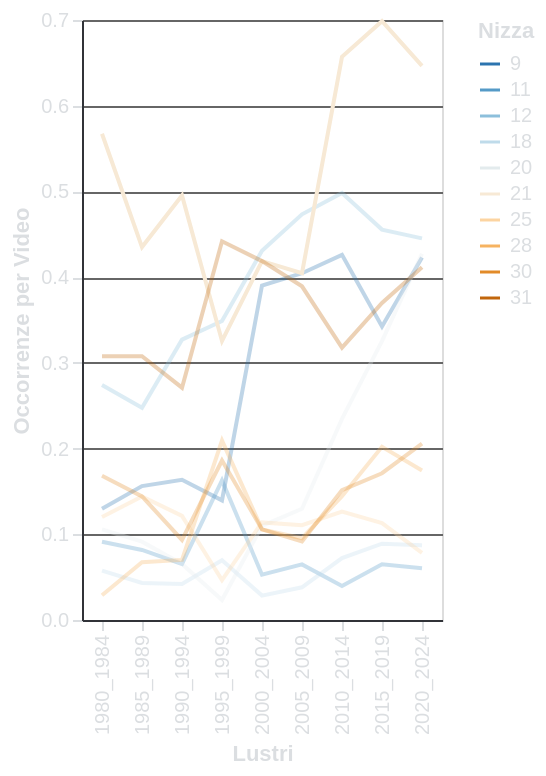

Express this chart as Vega-Lite.
### Vega-Lite specification from a JSON file in a GitHub repository (floating-point values rounded to 4 significant figures)
{"config": {"background": "transparent", "title": {"color": "#DBDEE1", "fontSize": 16}, "axis": {"domainColor": "#313338", "gridColor": "#666666", "tickColor": "#DBDEE1", "titleColor": "#DBDEE1", "labelColor": "#DBDEE1"}, "legend": {"labelColor": "#DBDEE1", "titleColor": "#DBDEE1"}}, "data": {"name": "data-3a41a3cf5e7c8bb83f643b38a96baf67"}, "mark": {"type": "line"}, "encoding": {"color": {"field": "Nizza", "scale": {"scheme": "blueorange", "type": "quantize"}, "title": "Nizza", "type": "nominal"}, "opacity": {"condition": {"param": "param_69", "value": 1}, "value": 0.3}, "tooltip": [{"field": "Nizza", "title": "Classe di Nizza", "type": "nominal"}, {"field": "Description", "title": "Descrizione della Classe", "type": "nominal"}], "x": {"field": "lustro", "title": "Lustri", "type": "ordinal"}, "y": {"field": "normalized_counts", "title": "Occorrenze per Video", "type": "quantitative"}}, "height": "container", "params": [{"name": "param_69", "select": {"type": "point", "fields": ["Nizza"]}, "bind": {"input": "select", "options": [21.0, 12.0, 31.0, 9.0, 20.0, 30.0, 28.0, 25.0, 11.0, 18.0], "name": "Seleziona Classe di Nizza: "}, "value": 21.0}, {"name": "param_70", "select": {"type": "interval", "encodings": []}, "bind": "scales"}], "width": "container", "$schema": "https://vega.github.io/schema/vega-lite/v5.8.0.json", "datasets": {"data-3a41a3cf5e7c8bb83f643b38a96baf67": [{"lustro": "1980_1984", "Nizza": 9.0, "Description": "apparecchi e strumenti per scopi scientifici o di ricerca, apparecchi audiovisivi e di tecnologia dell'informazione, nonché attrezzature per la sicurezza e il salvataggio di vite", "counts": 27, "num_videos": 208, "normalized_counts": 0.1298}, {"lustro": "1980_1984", "Nizza": 11.0, "Description": "apparecchi e installazioni per il controllo ambientale", "counts": 19, "num_videos": 208, "normalized_counts": 0.09135}, {"lustro": "1980_1984", "Nizza": 12.0, "Description": "veicoli e apparecchi per il trasporto di persone o merci via terra, aria o acqua", "counts": 57, "num_videos": 208, "normalized_counts": 0.274}, {"lustro": "1980_1984", "Nizza": 18.0, "Description": "pelle, imitazioni di pelle e alcuni beni fatti di quei materiali", "counts": 12, "num_videos": 208, "normalized_counts": 0.05769}, {"lustro": "1980_1984", "Nizza": 20.0, "Description": "mobili e loro parti", "counts": 22, "num_videos": 208, "normalized_counts": 0.1058}, {"lustro": "1980_1984", "Nizza": 21.0, "Description": "piccoli utensili e apparecchi a mano per uso domestico e da cucina", "counts": 118, "num_videos": 208, "normalized_counts": 0.5673}, {"lustro": "1980_1984", "Nizza": 25.0, "Description": "abbigliamento, calzature e copricapi per esseri umani", "counts": 25, "num_videos": 208, "normalized_counts": 0.1202}, {"lustro": "1980_1984", "Nizza": 28.0, "Description": "giocattoli, apparecchi per giocare, attrezzature sportive, articoli per il divertimento e la novità", "counts": 6, "num_videos": 208, "normalized_counts": 0.02885}, {"lustro": "1980_1984", "Nizza": 30.0, "Description": "alimenti di origine vegetale, ad eccezione di frutta e verdura, preparati o conservati per il consumo, nonché ausiliari destinati al miglioramento del sapore degli alimenti", "counts": 35, "num_videos": 208, "normalized_counts": 0.1683}, {"lustro": "1980_1984", "Nizza": 31.0, "Description": "prodotti terrestri e marini non sottoposti ad alcuna forma di preparazione per il consumo, animali vivi e piante, nonché alimenti per animali", "counts": 64, "num_videos": 208, "normalized_counts": 0.3077}, {"lustro": "1985_1989", "Nizza": 9.0, "Description": "apparecchi e strumenti per scopi scientifici o di ricerca, apparecchi audiovisivi e di tecnologia dell'informazione, nonché attrezzature per la sicurezza e il salvataggio di vite", "counts": 65, "num_videos": 416, "normalized_counts": 0.1562}, {"lustro": "1985_1989", "Nizza": 11.0, "Description": "apparecchi e installazioni per il controllo ambientale", "counts": 34, "num_videos": 416, "normalized_counts": 0.08173}, {"lustro": "1985_1989", "Nizza": 12.0, "Description": "veicoli e apparecchi per il trasporto di persone o merci via terra, aria o acqua", "counts": 103, "num_videos": 416, "normalized_counts": 0.2476}, {"lustro": "1985_1989", "Nizza": 18.0, "Description": "pelle, imitazioni di pelle e alcuni beni fatti di quei materiali", "counts": 18, "num_videos": 416, "normalized_counts": 0.04327}, {"lustro": "1985_1989", "Nizza": 20.0, "Description": "mobili e loro parti", "counts": 38, "num_videos": 416, "normalized_counts": 0.09135}, {"lustro": "1985_1989", "Nizza": 21.0, "Description": "piccoli utensili e apparecchi a mano per uso domestico e da cucina", "counts": 181, "num_videos": 416, "normalized_counts": 0.4351}, {"lustro": "1985_1989", "Nizza": 25.0, "Description": "abbigliamento, calzature e copricapi per esseri umani", "counts": 60, "num_videos": 416, "normalized_counts": 0.1442}, {"lustro": "1985_1989", "Nizza": 28.0, "Description": "giocattoli, apparecchi per giocare, attrezzature sportive, articoli per il divertimento e la novità", "counts": 28, "num_videos": 416, "normalized_counts": 0.06731}, {"lustro": "1985_1989", "Nizza": 30.0, "Description": "alimenti di origine vegetale, ad eccezione di frutta e verdura, preparati o conservati per il consumo, nonché ausiliari destinati al miglioramento del sapore degli alimenti", "counts": 60, "num_videos": 416, "normalized_counts": 0.1442}, {"lustro": "1985_1989", "Nizza": 31.0, "Description": "prodotti terrestri e marini non sottoposti ad alcuna forma di preparazione per il consumo, animali vivi e piante, nonché alimenti per animali", "counts": 128, "num_videos": 416, "normalized_counts": 0.3077}, {"lustro": "1990_1994", "Nizza": 9.0, "Description": "apparecchi e strumenti per scopi scientifici o di ricerca, apparecchi audiovisivi e di tecnologia dell'informazione, nonché attrezzature per la sicurezza e il salvataggio di vite", "counts": 35, "num_videos": 214, "normalized_counts": 0.1636}, {"lustro": "1990_1994", "Nizza": 11.0, "Description": "apparecchi e installazioni per il controllo ambientale", "counts": 14, "num_videos": 214, "normalized_counts": 0.06542}, {"lustro": "1990_1994", "Nizza": 12.0, "Description": "veicoli e apparecchi per il trasporto di persone o merci via terra, aria o acqua", "counts": 70, "num_videos": 214, "normalized_counts": 0.3271}, {"lustro": "1990_1994", "Nizza": 18.0, "Description": "pelle, imitazioni di pelle e alcuni beni fatti di quei materiali", "counts": 9, "num_videos": 214, "normalized_counts": 0.04206}, {"lustro": "1990_1994", "Nizza": 20.0, "Description": "mobili e loro parti", "counts": 14, "num_videos": 214, "normalized_counts": 0.06542}, {"lustro": "1990_1994", "Nizza": 21.0, "Description": "piccoli utensili e apparecchi a mano per uso domestico e da cucina", "counts": 106, "num_videos": 214, "normalized_counts": 0.4953}, {"lustro": "1990_1994", "Nizza": 25.0, "Description": "abbigliamento, calzature e copricapi per esseri umani", "counts": 26, "num_videos": 214, "normalized_counts": 0.1215}, {"lustro": "1990_1994", "Nizza": 28.0, "Description": "giocattoli, apparecchi per giocare, attrezzature sportive, articoli per il divertimento e la novità", "counts": 15, "num_videos": 214, "normalized_counts": 0.07009}, {"lustro": "1990_1994", "Nizza": 30.0, "Description": "alimenti di origine vegetale, ad eccezione di frutta e verdura, preparati o conservati per il consumo, nonché ausiliari destinati al miglioramento del sapore degli alimenti", "counts": 20, "num_videos": 214, "normalized_counts": 0.09346}, {"lustro": "1990_1994", "Nizza": 31.0, "Description": "prodotti terrestri e marini non sottoposti ad alcuna forma di preparazione per il consumo, animali vivi e piante, nonché alimenti per animali", "counts": 58, "num_videos": 214, "normalized_counts": 0.271}, {"lustro": "1995_1999", "Nizza": 9.0, "Description": "apparecchi e strumenti per scopi scientifici o di ricerca, apparecchi audiovisivi e di tecnologia dell'informazione, nonché attrezzature per la sicurezza e il salvataggio di vite", "counts": 6, "num_videos": 43, "normalized_counts": 0.1395}, {"lustro": "1995_1999", "Nizza": 11.0, "Description": "apparecchi e installazioni per il controllo ambientale", "counts": 7, "num_videos": 43, "normalized_counts": 0.1628}, {"lustro": "1995_1999", "Nizza": 12.0, "Description": "veicoli e apparecchi per il trasporto di persone o merci via terra, aria o acqua", "counts": 15, "num_videos": 43, "normalized_counts": 0.3488}, {"lustro": "1995_1999", "Nizza": 18.0, "Description": "pelle, imitazioni di pelle e alcuni beni fatti di quei materiali", "counts": 3, "num_videos": 43, "normalized_counts": 0.06977}, {"lustro": "1995_1999", "Nizza": 20.0, "Description": "mobili e loro parti", "counts": 1, "num_videos": 43, "normalized_counts": 0.02326}, {"lustro": "1995_1999", "Nizza": 21.0, "Description": "piccoli utensili e apparecchi a mano per uso domestico e da cucina", "counts": 14, "num_videos": 43, "normalized_counts": 0.3256}, {"lustro": "1995_1999", "Nizza": 25.0, "Description": "abbigliamento, calzature e copricapi per esseri umani", "counts": 2, "num_videos": 43, "normalized_counts": 0.04651}, {"lustro": "1995_1999", "Nizza": 28.0, "Description": "giocattoli, apparecchi per giocare, attrezzature sportive, articoli per il divertimento e la novità", "counts": 9, "num_videos": 43, "normalized_counts": 0.2093}, {"lustro": "1995_1999", "Nizza": 30.0, "Description": "alimenti di origine vegetale, ad eccezione di frutta e verdura, preparati o conservati per il consumo, nonché ausiliari destinati al miglioramento del sapore degli alimenti", "counts": 8, "num_videos": 43, "normalized_counts": 0.186}, {"lustro": "1995_1999", "Nizza": 31.0, "Description": "prodotti terrestri e marini non sottoposti ad alcuna forma di preparazione per il consumo, animali vivi e piante, nonché alimenti per animali", "counts": 19, "num_videos": 43, "normalized_counts": 0.4419}, {"lustro": "2000_2004", "Nizza": 9.0, "Description": "apparecchi e strumenti per scopi scientifici o di ricerca, apparecchi audiovisivi e di tecnologia dell'informazione, nonché attrezzature per la sicurezza e il salvataggio di vite", "counts": 96, "num_videos": 246, "normalized_counts": 0.3902}, {"lustro": "2000_2004", "Nizza": 11.0, "Description": "apparecchi e installazioni per il controllo ambientale", "counts": 13, "num_videos": 246, "normalized_counts": 0.05285}, {"lustro": "2000_2004", "Nizza": 12.0, "Description": "veicoli e apparecchi per il trasporto di persone o merci via terra, aria o acqua", "counts": 106, "num_videos": 246, "normalized_counts": 0.4309}, {"lustro": "2000_2004", "Nizza": 18.0, "Description": "pelle, imitazioni di pelle e alcuni beni fatti di quei materiali", "counts": 7, "num_videos": 246, "normalized_counts": 0.02846}, {"lustro": "2000_2004", "Nizza": 20.0, "Description": "mobili e loro parti", "counts": 27, "num_videos": 246, "normalized_counts": 0.1098}, {"lustro": "2000_2004", "Nizza": 21.0, "Description": "piccoli utensili e apparecchi a mano per uso domestico e da cucina", "counts": 103, "num_videos": 246, "normalized_counts": 0.4187}, {"lustro": "2000_2004", "Nizza": 25.0, "Description": "abbigliamento, calzature e copricapi per esseri umani", "counts": 28, "num_videos": 246, "normalized_counts": 0.1138}, {"lustro": "2000_2004", "Nizza": 28.0, "Description": "giocattoli, apparecchi per giocare, attrezzature sportive, articoli per il divertimento e la novità", "counts": 26, "num_videos": 246, "normalized_counts": 0.1057}, {"lustro": "2000_2004", "Nizza": 30.0, "Description": "alimenti di origine vegetale, ad eccezione di frutta e verdura, preparati o conservati per il consumo, nonché ausiliari destinati al miglioramento del sapore degli alimenti", "counts": 26, "num_videos": 246, "normalized_counts": 0.1057}, {"lustro": "2000_2004", "Nizza": 31.0, "Description": "prodotti terrestri e marini non sottoposti ad alcuna forma di preparazione per il consumo, animali vivi e piante, nonché alimenti per animali", "counts": 103, "num_videos": 246, "normalized_counts": 0.4187}, {"lustro": "2005_2009", "Nizza": 9.0, "Description": "apparecchi e strumenti per scopi scientifici o di ricerca, apparecchi audiovisivi e di tecnologia dell'informazione, nonché attrezzature per la sicurezza e il salvataggio di vite", "counts": 106, "num_videos": 262, "normalized_counts": 0.4046}, {"lustro": "2005_2009", "Nizza": 11.0, "Description": "apparecchi e installazioni per il controllo ambientale", "counts": 17, "num_videos": 262, "normalized_counts": 0.06489}, {"lustro": "2005_2009", "Nizza": 12.0, "Description": "veicoli e apparecchi per il trasporto di persone o merci via terra, aria o acqua", "counts": 124, "num_videos": 262, "normalized_counts": 0.4733}, {"lustro": "2005_2009", "Nizza": 18.0, "Description": "pelle, imitazioni di pelle e alcuni beni fatti di quei materiali", "counts": 10, "num_videos": 262, "normalized_counts": 0.03817}, {"lustro": "2005_2009", "Nizza": 20.0, "Description": "mobili e loro parti", "counts": 34, "num_videos": 262, "normalized_counts": 0.1298}, {"lustro": "2005_2009", "Nizza": 21.0, "Description": "piccoli utensili e apparecchi a mano per uso domestico e da cucina", "counts": 106, "num_videos": 262, "normalized_counts": 0.4046}, {"lustro": "2005_2009", "Nizza": 25.0, "Description": "abbigliamento, calzature e copricapi per esseri umani", "counts": 29, "num_videos": 262, "normalized_counts": 0.1107}, {"lustro": "2005_2009", "Nizza": 28.0, "Description": "giocattoli, apparecchi per giocare, attrezzature sportive, articoli per il divertimento e la novità", "counts": 25, "num_videos": 262, "normalized_counts": 0.09542}, {"lustro": "2005_2009", "Nizza": 30.0, "Description": "alimenti di origine vegetale, ad eccezione di frutta e verdura, preparati o conservati per il consumo, nonché ausiliari destinati al miglioramento del sapore degli alimenti", "counts": 24, "num_videos": 262, "normalized_counts": 0.0916}, {"lustro": "2005_2009", "Nizza": 31.0, "Description": "prodotti terrestri e marini non sottoposti ad alcuna forma di preparazione per il consumo, animali vivi e piante, nonché alimenti per animali", "counts": 102, "num_videos": 262, "normalized_counts": 0.3893}, {"lustro": "2010_2014", "Nizza": 9.0, "Description": "apparecchi e strumenti per scopi scientifici o di ricerca, apparecchi audiovisivi e di tecnologia dell'informazione, nonché attrezzature per la sicurezza e il salvataggio di vite", "counts": 118, "num_videos": 277, "normalized_counts": 0.426}, {"lustro": "2010_2014", "Nizza": 11.0, "Description": "apparecchi e installazioni per il controllo ambientale", "counts": 11, "num_videos": 277, "normalized_counts": 0.03971}, {"lustro": "2010_2014", "Nizza": 12.0, "Description": "veicoli e apparecchi per il trasporto di persone o merci via terra, aria o acqua", "counts": 138, "num_videos": 277, "normalized_counts": 0.4982}, {"lustro": "2010_2014", "Nizza": 18.0, "Description": "pelle, imitazioni di pelle e alcuni beni fatti di quei materiali", "counts": 20, "num_videos": 277, "normalized_counts": 0.0722}, {"lustro": "2010_2014", "Nizza": 20.0, "Description": "mobili e loro parti", "counts": 65, "num_videos": 277, "normalized_counts": 0.2347}, {"lustro": "2010_2014", "Nizza": 21.0, "Description": "piccoli utensili e apparecchi a mano per uso domestico e da cucina", "counts": 182, "num_videos": 277, "normalized_counts": 0.657}, {"lustro": "2010_2014", "Nizza": 25.0, "Description": "abbigliamento, calzature e copricapi per esseri umani", "counts": 35, "num_videos": 277, "normalized_counts": 0.1264}, {"lustro": "2010_2014", "Nizza": 28.0, "Description": "giocattoli, apparecchi per giocare, attrezzature sportive, articoli per il divertimento e la novità", "counts": 40, "num_videos": 277, "normalized_counts": 0.1444}, {"lustro": "2010_2014", "Nizza": 30.0, "Description": "alimenti di origine vegetale, ad eccezione di frutta e verdura, preparati o conservati per il consumo, nonché ausiliari destinati al miglioramento del sapore degli alimenti", "counts": 42, "num_videos": 277, "normalized_counts": 0.1516}, {"lustro": "2010_2014", "Nizza": 31.0, "Description": "prodotti terrestri e marini non sottoposti ad alcuna forma di preparazione per il consumo, animali vivi e piante, nonché alimenti per animali", "counts": 88, "num_videos": 277, "normalized_counts": 0.3177}, {"lustro": "2015_2019", "Nizza": 9.0, "Description": "apparecchi e strumenti per scopi scientifici o di ricerca, apparecchi audiovisivi e di tecnologia dell'informazione, nonché attrezzature per la sicurezza e il salvataggio di vite", "counts": 100, "num_videos": 292, "normalized_counts": 0.3425}, {"lustro": "2015_2019", "Nizza": 11.0, "Description": "apparecchi e installazioni per il controllo ambientale", "counts": 19, "num_videos": 292, "normalized_counts": 0.06507}, {"lustro": "2015_2019", "Nizza": 12.0, "Description": "veicoli e apparecchi per il trasporto di persone o merci via terra, aria o acqua", "counts": 133, "num_videos": 292, "normalized_counts": 0.4555}, {"lustro": "2015_2019", "Nizza": 18.0, "Description": "pelle, imitazioni di pelle e alcuni beni fatti di quei materiali", "counts": 26, "num_videos": 292, "normalized_counts": 0.08904}, {"lustro": "2015_2019", "Nizza": 20.0, "Description": "mobili e loro parti", "counts": 95, "num_videos": 292, "normalized_counts": 0.3253}, {"lustro": "2015_2019", "Nizza": 21.0, "Description": "piccoli utensili e apparecchi a mano per uso domestico e da cucina", "counts": 204, "num_videos": 292, "normalized_counts": 0.6986}, {"lustro": "2015_2019", "Nizza": 25.0, "Description": "abbigliamento, calzature e copricapi per esseri umani", "counts": 33, "num_videos": 292, "normalized_counts": 0.113}, {"lustro": "2015_2019", "Nizza": 28.0, "Description": "giocattoli, apparecchi per giocare, attrezzature sportive, articoli per il divertimento e la novità", "counts": 59, "num_videos": 292, "normalized_counts": 0.2021}, {"lustro": "2015_2019", "Nizza": 30.0, "Description": "alimenti di origine vegetale, ad eccezione di frutta e verdura, preparati o conservati per il consumo, nonché ausiliari destinati al miglioramento del sapore degli alimenti", "counts": 50, "num_videos": 292, "normalized_counts": 0.1712}, {"lustro": "2015_2019", "Nizza": 31.0, "Description": "prodotti terrestri e marini non sottoposti ad alcuna forma di preparazione per il consumo, animali vivi e piante, nonché alimenti per animali", "counts": 108, "num_videos": 292, "normalized_counts": 0.3699}, {"lustro": "2020_2024", "Nizza": 9.0, "Description": "apparecchi e strumenti per scopi scientifici o di ricerca, apparecchi audiovisivi e di tecnologia dell'informazione, nonché attrezzature per la sicurezza e il salvataggio di vite", "counts": 189, "num_videos": 447, "normalized_counts": 0.4228}, {"lustro": "2020_2024", "Nizza": 11.0, "Description": "apparecchi e installazioni per il controllo ambientale", "counts": 27, "num_videos": 447, "normalized_counts": 0.0604}, {"lustro": "2020_2024", "Nizza": 12.0, "Description": "veicoli e apparecchi per il trasporto di persone o merci via terra, aria o acqua", "counts": 199, "num_videos": 447, "normalized_counts": 0.4452}, {"lustro": "2020_2024", "Nizza": 18.0, "Description": "pelle, imitazioni di pelle e alcuni beni fatti di quei materiali", "counts": 39, "num_videos": 447, "normalized_counts": 0.08725}, {"lustro": "2020_2024", "Nizza": 20.0, "Description": "mobili e loro parti", "counts": 191, "num_videos": 447, "normalized_counts": 0.4273}, {"lustro": "2020_2024", "Nizza": 21.0, "Description": "piccoli utensili e apparecchi a mano per uso domestico e da cucina", "counts": 289, "num_videos": 447, "normalized_counts": 0.6465}, {"lustro": "2020_2024", "Nizza": 25.0, "Description": "abbigliamento, calzature e copricapi per esseri umani", "counts": 35, "num_videos": 447, "normalized_counts": 0.0783}, {"lustro": "2020_2024", "Nizza": 28.0, "Description": "giocattoli, apparecchi per giocare, attrezzature sportive, articoli per il divertimento e la novità", "counts": 78, "num_videos": 447, "normalized_counts": 0.1745}, {"lustro": "2020_2024", "Nizza": 30.0, "Description": "alimenti di origine vegetale, ad eccezione di frutta e verdura, preparati o conservati per il consumo, nonché ausiliari destinati al miglioramento del sapore degli alimenti", "counts": 92, "num_videos": 447, "normalized_counts": 0.2058}, {"lustro": "2020_2024", "Nizza": 31.0, "Description": "prodotti terrestri e marini non sottoposti ad alcuna forma di preparazione per il consumo, animali vivi e piante, nonché alimenti per animali", "counts": 184, "num_videos": 447, "normalized_counts": 0.4116}]}}
